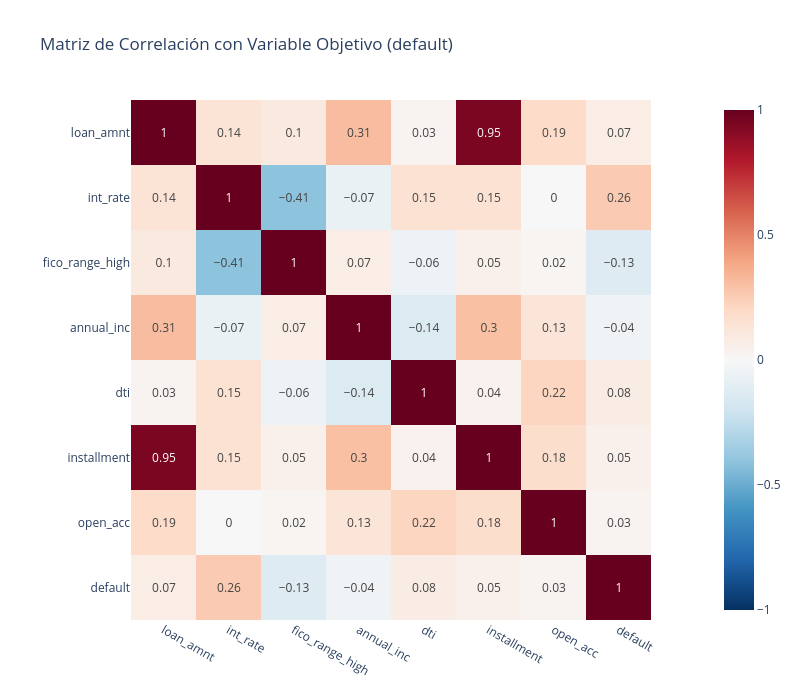

The notebook cell this image was saved under:
### Markdown cell above
#### **Mapa Correlaciones**

### Code cell
variables_numericas = ['loan_amnt', 'int_rate', 'fico_range_high', 
                       'annual_inc', 'dti', 'installment', 'open_acc', 'default']

corr = df_va[variables_numericas].corr().round(2)

import plotly.express as px

fig = px.imshow(
    corr,
    text_auto=True,
    color_continuous_scale="RdBu_r",
    zmin=-1, zmax=1,
    title="Matriz de Correlación con Variable Objetivo (default)",
    width=800,
    height=700
)

fig.show()

### Figure 1 — Plotly figure (JSON) as saved in the notebook; plotly's stock layout.template omitted (floating-point values rounded to 4 significant figures)
{"data": [{"coloraxis": "coloraxis", "hovertemplate": "x: %{x}<br>y: %{y}<br>color: %{z}<extra></extra>", "name": "0", "texttemplate": "%{z}", "type": "heatmap", "x": ["loan_amnt", "int_rate", "fico_range_high", "annual_inc", "dti", "installment", "open_acc", "default"], "xaxis": "x", "y": ["loan_amnt", "int_rate", "fico_range_high", "annual_inc", "dti", "installment", "open_acc", "default"], "yaxis": "y", "z": [[1.0, 0.14, 0.1, 0.31, 0.03, 0.95, 0.19, 0.07], [0.14, 1.0, -0.41, -0.07, 0.15, 0.15, -0.0, 0.26], [0.1, -0.41, 1.0, 0.07, -0.06, 0.05, 0.02, -0.13], [0.31, -0.07, 0.07, 1.0, -0.14, 0.3, 0.13, -0.04], [0.03, 0.15, -0.06, -0.14, 1.0, 0.04, 0.22, 0.08], [0.95, 0.15, 0.05, 0.3, 0.04, 1.0, 0.18, 0.05], [0.19, -0.0, 0.02, 0.13, 0.22, 0.18, 1.0, 0.03], [0.07, 0.26, -0.13, -0.04, 0.08, 0.05, 0.03, 1.0]]}], "layout": {"coloraxis": {"cmax": 1, "cmin": -1, "colorscale": [[0, "rgb(5,48,97)"], [0.1, "rgb(33,102,172)"], [0.2, "rgb(67,147,195)"], [0.3, "rgb(146,197,222)"], [0.4, "rgb(209,229,240)"], [0.5, "rgb(247,247,247)"], [0.6, "rgb(253,219,199)"], [0.7, "rgb(244,165,130)"], [0.8, "rgb(214,96,77)"], [0.9, "rgb(178,24,43)"], [1, "rgb(103,0,31)"]]}, "height": 700, "title": {"text": "Matriz de Correlación con Variable Objetivo (default)"}, "width": 800, "xaxis": {"anchor": "y", "constrain": "domain", "domain": [0, 1], "scaleanchor": "y"}, "yaxis": {"anchor": "x", "autorange": "reversed", "constrain": "domain", "domain": [0, 1]}}}
